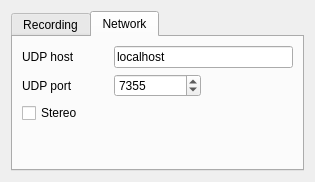
<?xml version="1.0" encoding="UTF-8"?>
<ui version="4.0">
 <class>CAudioOptions</class>
 <widget class="QDialog" name="CAudioOptions">
  <property name="geometry">
   <rect>
    <x>0</x>
    <y>0</y>
    <width>315</width>
    <height>182</height>
   </rect>
  </property>
  <property name="windowTitle">
   <string>Audio options</string>
  </property>
  <property name="windowIcon">
   <iconset resource="../../resources/icons.qrc">
    <normaloff>:/icons/icons/audio-card.svg</normaloff>:/icons/icons/audio-card.svg</iconset>
  </property>
  <layout class="QVBoxLayout" name="verticalLayout">
   <item>
    <widget class="QTabWidget" name="tabWidget">
     <property name="currentIndex">
      <number>1</number>
     </property>
     <widget class="QWidget" name="recordingsTab">
      <attribute name="title">
       <string>Recording</string>
      </attribute>
      <attribute name="toolTip">
       <string>Recording settings</string>
      </attribute>
      <layout class="QVBoxLayout" name="verticalLayout_2">
       <item>
        <widget class="QLabel" name="recDirLabel">
         <property name="text">
          <string>Location for recorded audio files:</string>
         </property>
        </widget>
       </item>
       <item>
        <layout class="QHBoxLayout" name="horizontalLayout">
         <item>
          <widget class="QLineEdit" name="recDirEdit">
           <property name="toolTip">
            <string>Enter a location for recordings</string>
           </property>
          </widget>
         </item>
         <item>
          <widget class="QPushButton" name="recDirButton">
           <property name="toolTip">
            <string>Select a location using a browser</string>
           </property>
           <property name="text">
            <string>Select</string>
           </property>
          </widget>
         </item>
        </layout>
       </item>
       <item>
        <spacer name="verticalSpacer">
         <property name="orientation">
          <enum>Qt::Vertical</enum>
         </property>
         <property name="sizeHint" stdset="0">
          <size>
           <width>20</width>
           <height>40</height>
          </size>
         </property>
        </spacer>
       </item>
      </layout>
     </widget>
     <widget class="QWidget" name="networkTab">
      <attribute name="title">
       <string>Network</string>
      </attribute>
      <attribute name="toolTip">
       <string>Network streaming settings</string>
      </attribute>
      <layout class="QVBoxLayout" name="verticalLayout_3">
       <item>
        <layout class="QGridLayout" name="gridLayout">
         <item row="1" column="0">
          <widget class="QLabel" name="portLabel">
           <property name="sizePolicy">
            <sizepolicy hsizetype="Minimum" vsizetype="Preferred">
             <horstretch>0</horstretch>
             <verstretch>0</verstretch>
            </sizepolicy>
           </property>
           <property name="toolTip">
            <string>Network port to stream to</string>
           </property>
           <property name="text">
            <string>UDP port</string>
           </property>
          </widget>
         </item>
         <item row="1" column="1">
          <widget class="QSpinBox" name="udpPort">
           <property name="toolTip">
            <string>Network port to stream to</string>
           </property>
           <property name="minimum">
            <number>1</number>
           </property>
           <property name="maximum">
            <number>65535</number>
           </property>
           <property name="value">
            <number>7355</number>
           </property>
          </widget>
         </item>
         <item row="0" column="1" colspan="2">
          <widget class="QLineEdit" name="udpHost">
           <property name="toolTip">
            <string>Network host to stream to</string>
           </property>
           <property name="text">
            <string>localhost</string>
           </property>
          </widget>
         </item>
         <item row="0" column="0">
          <widget class="QLabel" name="hostLabel">
           <property name="sizePolicy">
            <sizepolicy hsizetype="Minimum" vsizetype="Preferred">
             <horstretch>0</horstretch>
             <verstretch>0</verstretch>
            </sizepolicy>
           </property>
           <property name="toolTip">
            <string>Network host to stream to</string>
           </property>
           <property name="text">
            <string>UDP host</string>
           </property>
          </widget>
         </item>
         <item row="2" column="0">
          <widget class="QCheckBox" name="udpStereo">
           <property name="text">
            <string>Stereo</string>
           </property>
          </widget>
         </item>
        </layout>
       </item>
       <item>
        <spacer name="verticalSpacer_2">
         <property name="orientation">
          <enum>Qt::Vertical</enum>
         </property>
         <property name="sizeHint" stdset="0">
          <size>
           <width>20</width>
           <height>1</height>
          </size>
         </property>
        </spacer>
       </item>
      </layout>
     </widget>
    </widget>
   </item>
  </layout>
 </widget>
 <resources>
  <include location="../../resources/icons.qrc"/>
 </resources>
 <connections/>
</ui>
